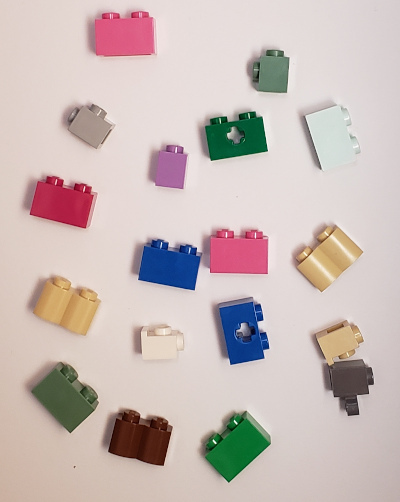
#> input picture appli/Basler/images/bricks2.jpg, 400 x 502 px
$ python opencv_test.py
#> lines starting #> are read from the running program, lines starting #| are printed output that depends on the picture
import cv2
import matplotlib.pyplot as plt
import numpy as np


array = cv2.imread('../Basler/images/bricks2.jpg', cv2.IMREAD_GRAYSCALE)
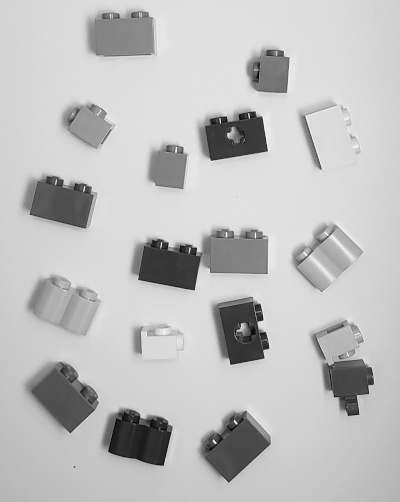
#> array: shape (502, 400); min 4, max 252, mean 191.2
histogram = cv2.calcHist([array], [0], None, [256], [0, 256])
#> histogram = 256 values, max 12245 at index 224, min 0 at index 0, mean 784.4

alpha = 1
beta = -200
array = array.astype(np.float64)
array_2 = cv2.convertScaleAbs(array, alpha=alpha, beta=beta)
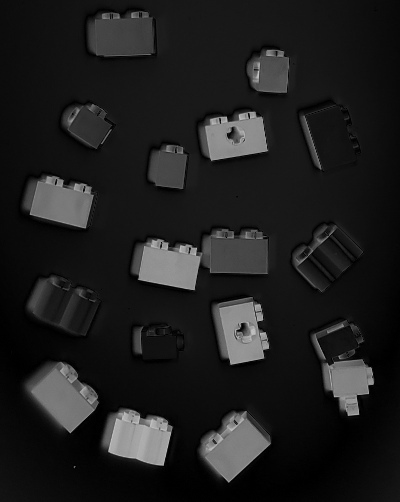
#> array_2: shape (502, 400); min 0, max 196, mean 29.9

print(f'N min = {np.min(array_2)}')
#| N min = 0


histogram_2 = cv2.calcHist([array_2], [0], None, [256], [0, 256])
#> histogram_2 = 256 values, max 12708 at index 24, min 0 at index 197, mean 784.4

plt.figure()
# Create a range of values (0 to 255) for the x-axis
x = np.arange(256)
# Plot the histogram as bars
plt.bar(x, histogram[:,0], width=1, color='black')
plt.xlim([0, 256])  # Limits for the x-axis
plt.figure()
# Create a range of values (0 to 255) for the x-axis
x = np.arange(256)
# Plot the histogram as bars
plt.bar(x, histogram_2[:,0], width=1, color='black')
plt.xlim([0, 256])  # Limits for the x-axis
plt.show()
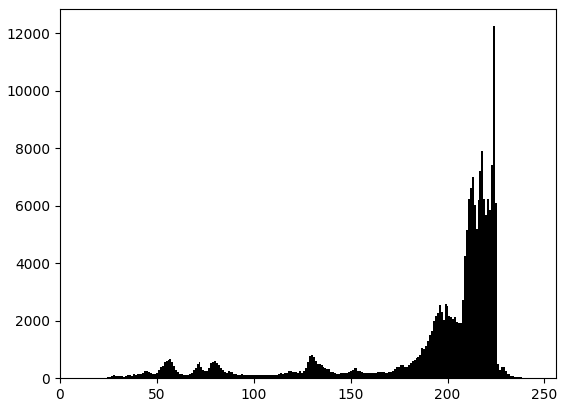
#> figure drawn by matplotlib, 1 panel; tallest bar 12245 high, from x = 223.5 to 224.5
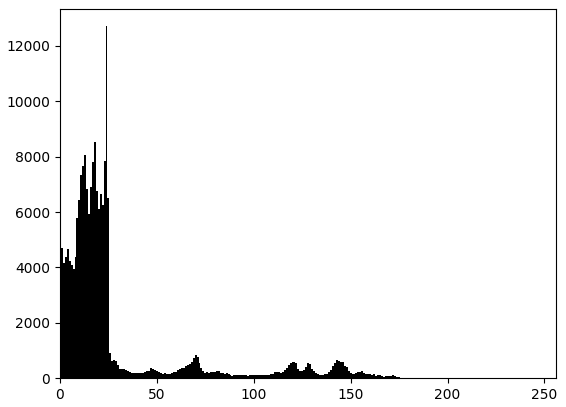
#> figure drawn by matplotlib, 1 panel; tallest bar 12708 high, from x = 23.5 to 24.5

'''
plt.figure()
plt.imshow(array, cmap='gray')
plt.figure()
plt.imshow(array_2, cmap='gray')
plt.show()
'''
